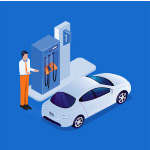
#> input picture ontap/images/cayxang.jpg, 150 x 150 px, found by its file name
$ python bt13.py
#> lines starting #> are read from the running program, lines starting #| are printed output that depends on the picture; after the words box and inside, x2 and y2 are one past the last pixel; in counts of white or black regions, pixels touching at a corner belong together
import cv2
import numpy as np
img=cv2.imread('.\images\\cayxang.jpg')
#> img is the input picture: shape (150, 150, 3); mean B, G, R 200.4, 122.1, 58.1
img_hsv=cv2.cvtColor(img,cv2.COLOR_BGR2HSV)
#> img_hsv: shape (150, 150, 3); mean H, S, V 105.6, 188.6, 203.2
h,s,v=cv2.split(img_hsv)
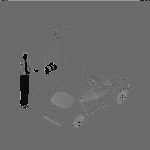
#> h: shape (150, 150); min 0, max 179, mean 105.6
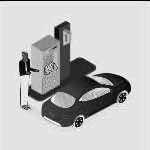
#> s: shape (150, 150); min 0, max 255, mean 188.6
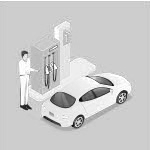
#> v: shape (150, 150); min 7, max 255, mean 203.2
ret,img_b=cv2.threshold(s,0,255,cv2.THRESH_OTSU)
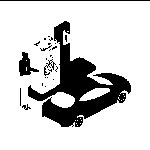
#> img_b: shape (150, 150); 81.4% white; 26 black regions (21 under 20 px), largest, box (x1, y1, x2, y2) and area: (28, 21, 131, 127) 3603, (19, 52, 39, 76) 234, (0, 0, 150, 1) 150, (44, 59, 56, 76) 56, (22, 104, 31, 110) 24
#> ret = 135
cv2.imshow('Anh nhi phan',img_b)
cv2.waitKey(0)
cv2.destroyAllWindows()
